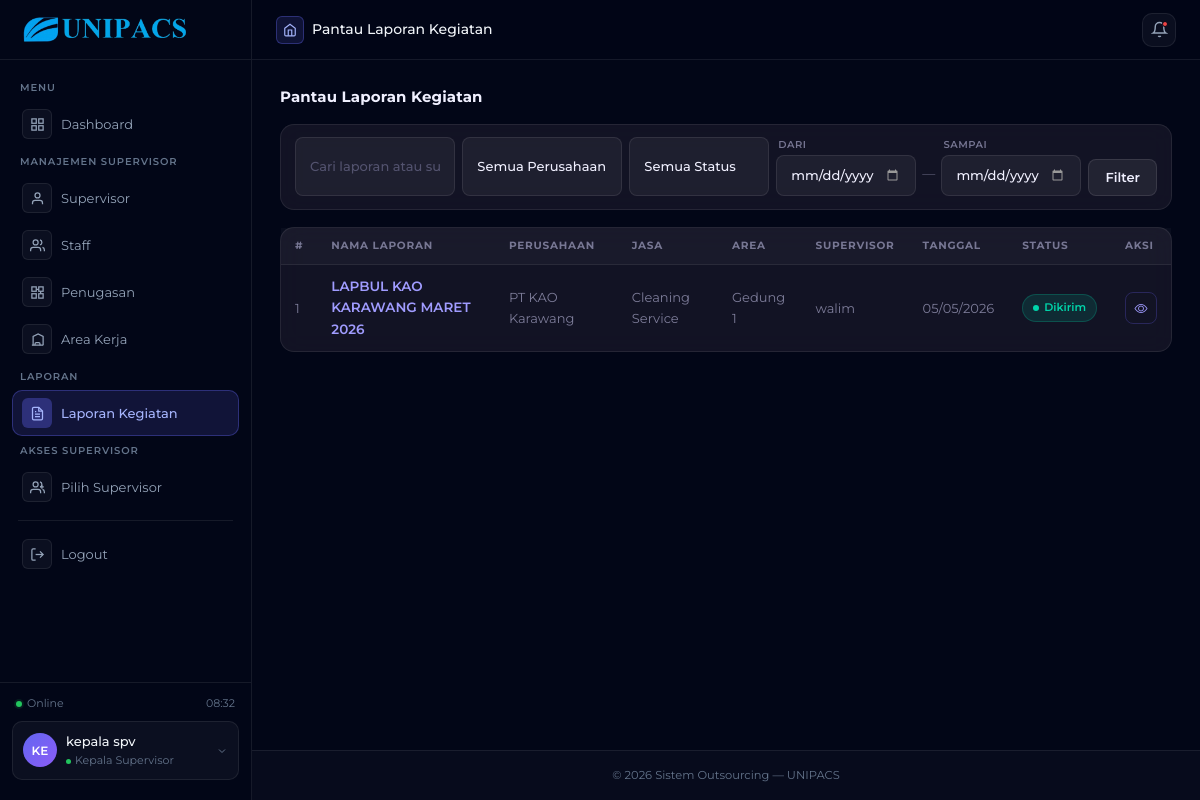
Page /kepala/laporan/ (signed in) on the committed database.
### outsourcing/models.py (models this page shows, shortened)
class User(AbstractUser):
    role = models.CharField(
        max_length=30,
        choices=RoleChoices.choices,
        default=RoleChoices.STAFF,
    )
    nama_lengkap = models.CharField(max_length=150, blank=True)
    jenis_kelamin = models.CharField(
        max_length=1,
        choices=GenderChoices.choices,
        blank=True,
        null=True,
    )
    nik = models.CharField(
        max_length=20,
        blank=True,
        null=True,
        help_text='NIK / ID Karyawan (contoh: 202403157)',
    )
    telepon      = models.CharField(
        max_length=20,
        blank=True,
        validators=[telepon_validator],
    )
    foto_profil  = models.ImageField(
        upload_to='foto_profil/',
        blank=True,
        null=True,
    )
    dibuat_pada  = models.DateTimeField(auto_now_add=True)
    diubah_pada  = models.DateTimeField(auto_now=True)
    class Meta:
        verbose_name        = 'Pengguna'
        verbose_name_plural = 'Pengguna'
        ordering            = ['nama_lengkap']

class LaporanKegiatan(models.Model):
    perusahaan    = models.ForeignKey(
        Perusahaan,
        on_delete=models.CASCADE,
        related_name='laporan_kegiatan',
    )
    jenis_jasa    = models.ForeignKey(
        JenisJasa,
        on_delete=models.CASCADE,
        related_name='laporan_kegiatan',
    )
    area = models.ForeignKey(
    AreaKerja,
    on_delete=models.SET_NULL,  # ← ganti dari CASCADE ke SET_NULL
    null=True,                   # ← tambah
    blank=True,                  # ← tambah
    related_name='laporan_kegiatan',
    )
    supervisor    = models.ForeignKey(
        User,
        on_delete=models.CASCADE,
        related_name='laporan_yang_dibuat',
        limit_choices_to={'role': RoleChoices.SUPERVISOR},
    )
    nama_laporan    = models.CharField(max_length=200)
    tanggal_laporan = models.DateField()
    status          = models.CharField(
        max_length=20,
        choices=StatusLaporan.choices,
        default=StatusLaporan.DRAFT,
    )
    catatan         = models.TextField(blank=True)
    dibuat_pada     = models.DateTimeField(auto_now_add=True)
    diubah_pada     = models.DateTimeField(auto_now=True)
    objects = models.Manager()
    class Meta:
        verbose_name        = 'Laporan Kegiatan'
        verbose_name_plural = 'Laporan Kegiatan'
        ordering            = ['-tanggal_laporan', 'perusahaan']
        indexes             = [
            models.Index(fields=['status'], name='idx_laporan_status'),
            models.Index(fields=['perusahaan', 'tanggal_laporan'], name='idx_laporan_perusahaan_tgl'),
            models.Index(fields=['supervisor', 'status'], name='idx_laporan_supervisor_status'),
        ]

class Perusahaan(models.Model):
    nama_perusahaan = models.CharField(max_length=200)
    alamat          = models.TextField()
    telepon         = models.CharField(max_length=20, blank=True)
    email           = models.EmailField(blank=True)
    jenis_jasa      = models.ManyToManyField(
        JenisJasa,
        related_name='perusahaan',
        blank=True,
    )
    customer        = models.OneToOneField(
        User,
        on_delete=models.SET_NULL,
        null=True,
        blank=True,
        related_name='perusahaan_customer',
        limit_choices_to={'role': RoleChoices.CUSTOMER},
    )
    foto_perusahaan  = models.ImageField(
        upload_to='foto_perusahaan/',
        blank=True,
        null=True,
    )
    is_active    = models.BooleanField(default=True)
    dibuat_pada = models.DateTimeField(auto_now_add=True)
    diubah_pada = models.DateTimeField(auto_now=True)
    objects = models.Manager()
    aktif   = AktifManager()
    class Meta:
        verbose_name        = 'Perusahaan'
        verbose_name_plural = 'Perusahaan'
        ordering            = ['nama_perusahaan']

class JenisJasa(models.Model):
    nama_jasa   = models.CharField(max_length=100, unique=True)
    deskripsi   = models.TextField(blank=True)
    is_active    = models.BooleanField(default=True)
    dibuat_pada = models.DateTimeField(auto_now_add=True)
    diubah_pada = models.DateTimeField(auto_now=True)
    objects = models.Manager()
    aktif   = AktifManager()
    class Meta:
        verbose_name        = 'Jenis Jasa'
        verbose_name_plural = 'Jenis Jasa'
        ordering            = ['nama_jasa']

class AreaKerja(models.Model):
    perusahaan  = models.ForeignKey(
        Perusahaan,
        on_delete=models.CASCADE,
        related_name='area_kerja',
    )
    supervisor  = models.ForeignKey(
        User,
        on_delete=models.SET_NULL,
        null=True,
        blank=True,
        related_name='area_kerja_saya',
        limit_choices_to={'role': RoleChoices.SUPERVISOR},
    )
    nama_area   = models.CharField(max_length=150)
    keterangan  = models.TextField(blank=True)
    is_active    = models.BooleanField(default=True)
    dibuat_pada = models.DateTimeField(auto_now_add=True)
    diubah_pada = models.DateTimeField(auto_now=True)
    objects = models.Manager()
    aktif   = AktifManager()
    class Meta:
        verbose_name        = 'Area Kerja'
        verbose_name_plural = 'Area Kerja'
        ordering            = ['perusahaan', 'nama_area']
        unique_together     = ['perusahaan', 'nama_area']

### outsourcing/views/kepala_supervisor/laporan.py (the view)
@kepala_supervisor_required
def laporan_list(request):
    user = request.user
    q           = request.GET.get('q', '').strip()
    perusahaan  = request.GET.get('perusahaan', '').strip()
    status      = request.GET.get('status', '').strip()
    tgl_dari    = request.GET.get('tgl_dari', '').strip()
    tgl_sampai  = request.GET.get('tgl_sampai', '').strip()
    supervisor_ids = SupervisorPerusahaan.objects.filter(
        kepala_supervisor=user,
        is_active=True,
    ).values_list('supervisor_id', flat=True)
    laporan = LaporanKegiatan.objects.filter(
        supervisor_id__in=supervisor_ids
    ).select_related(
        'perusahaan', 'jenis_jasa', 'area', 'supervisor'
    ).order_by('-tanggal_laporan')
    if q:
        laporan = laporan.filter(
            Q(nama_laporan__icontains=q) |
            Q(perusahaan__nama_perusahaan__icontains=q) |
            Q(supervisor__nama_lengkap__icontains=q)
        )
    if perusahaan:
        laporan = laporan.filter(perusahaan__pk=perusahaan)
    if status:
        laporan = laporan.filter(status=status)
    if tgl_dari:
        laporan = laporan.filter(tanggal_laporan__gte=tgl_dari)
    if tgl_sampai:
        laporan = laporan.filter(tanggal_laporan__lte=tgl_sampai)
    perusahaan_ids = SupervisorPerusahaan.objects.filter(
        kepala_supervisor=user, is_active=True
    ).values_list('perusahaan_id', flat=True)
    context = {
        'laporan_list'   : laporan,
        'perusahaan_list': Perusahaan.objects.filter(pk__in=perusahaan_ids),
        'status_choices' : LaporanKegiatan._meta.get_field('status').choices,
        'filter'         : {
            'q'         : q,
            'perusahaan': int(perusahaan) if perusahaan.isdigit() else '',  # ← fix
            'status'    : status,
            'tgl_dari'  : tgl_dari,
            'tgl_sampai': tgl_sampai,
        },
        'page_title': 'Pantau Laporan Kegiatan',
    }
    return render(request, 'kepala_supervisor/laporan/list.html', context)

### outsourcing/templates/kepala_supervisor/laporan/list.html (shortened to what this page needs)
{% extends 'kepala_supervisor/base_kepala.html' %}
{% load static %}
{% block extra_css %}
<link rel="stylesheet" href="{% static 'css/kepala_spv/laporan_list.css' %}">
{% endblock %}
{% block content %}
<div class="page-header">
    <h5>Pantau Laporan Kegiatan</h5>
</div>
<div class="search-card">
    <form method="get" class="d-flex gap-2 flex-wrap">
        <input type="text" name="q" value="{{ filter.q }}"
            class="form-control form-control-sm" style="min-width:150px;flex:1;"
            placeholder="Cari laporan atau supervisor...">
        <select name="perusahaan" class="form-select form-select-sm" style="max-width:160px;">
            <option value="">Semua Perusahaan</option>
        </select>
        <select name="status" class="form-select form-select-sm" style="max-width:140px;">
            <option value="">Semua Status</option>
        </select>
        <div style="display:flex;align-items:center;gap:6px;flex-wrap:wrap;">
            <div style="display:flex;flex-direction:column;gap:2px;">
                <label style="font-size:10px;font-weight:600;letter-spacing:.05em;text-transform:uppercase;color:rgba(160,160,192,0.7);padding-left:2px;">Dari</label>
                <input type="date" name="tgl_dari" value="{{ filter.tgl_dari }}"
                    class="form-control form-control-sm" style="max-width:140px;">
            </div>
            <div style="color:rgba(160,160,192,0.5);font-size:13px;margin-top:14px;">—</div>
            <div style="display:flex;flex-direction:column;gap:2px;">
                <label style="font-size:10px;font-weight:600;letter-spacing:.05em;text-transform:uppercase;color:rgba(160,160,192,0.7);padding-left:2px;">Sampai</label>
                <input type="date" name="tgl_sampai" value="{{ filter.tgl_sampai }}"
                    class="form-control form-control-sm" style="max-width:140px;">
            </div>
        </div>
        <div style="display:flex;align-items:flex-end;gap:6px;">
            <button class="btn btn-sm btn-secondary">Filter</button>
        </div>
    </form>
</div>
<div class="table-card">
    <div class="table-responsive">
        <table class="table mb-0">
            <thead>
                <tr>
                    <th>#</th>
                    <th>Nama Laporan</th>
                    <th>Perusahaan</th>
                    <th>Jasa</th>
                    <th>Area</th>
                    <th>Supervisor</th>
                    <th>Tanggal</th>
                    <th>Status</th>
                    <th>Aksi</th>
                </tr>
            </thead>
            <tbody>
                {% for l in laporan_list %}
                <tr>
                    <td class="cell-muted">{{ forloop.counter }}</td>
                    <td>
                        <a href="{% url 'kepala_laporan_detail' l.pk %}" class="laporan-link">
                            {{ l.nama_laporan }}
                        </a>
                    </td>
                    <td class="cell-muted">{{ l.perusahaan.nama_perusahaan }}</td>
                    <td class="cell-muted">{{ l.jenis_jasa.nama_jasa }}</td>
                    <td class="cell-muted">{{ l.area.nama_area }}</td>
                    <td class="cell-muted">{{ l.supervisor.nama_lengkap }}</td>
                    <td class="cell-muted">{{ l.tanggal_laporan|date:"d/m/Y" }}</td>
                    <td>
                        {% if l.status == 'draft' %}
                            <span class="status-badge status-draft">Draft</span>
                        {% elif l.status == 'selesai' %}
                            <span class="status-badge status-selesai">Selesai</span>
                        {% elif l.status == 'dikirim_customer' %}
                            <span class="status-badge status-dikirim">Dikirim</span>
                        {% endif %}
                    </td>
                    <td>
                        <a href="{% url 'kepala_laporan_detail' l.pk %}" class="action-btn view">
                            <i class="bi bi-eye"></i>
                        </a>
                    </td>
                </tr>
                {% endfor %}
            </tbody>
        </table>
    </div>
</div>
{% endblock %}

### outsourcing/templates/base/base.html (shortened to what this page needs)
{% load static %}
<!DOCTYPE html>
<html lang="id">
<head>
    <link href="https://cdn.jsdelivr.net/npm/bootstrap@5.3.2/dist/css/bootstrap.min.css" rel="stylesheet">
    <link href="https://cdn.jsdelivr.net/npm/bootstrap-icons@1.11.3/font/bootstrap-icons.css" rel="stylesheet">
    <link rel="stylesheet" href="https://cdnjs.cloudflare.com/ajax/libs/font-awesome/6.4.0/css/all.min.css">
    <link href="{% static 'css/base.css' %}" rel="stylesheet">
    {% block extra_css %}{% endblock %}
</head>
<body>
<div class="orb two"></div>
<div class="orb three"></div>
<div class="app-shell">
<div class="sidebar" id="sidebar">
    <div class="sidebar-logo">
        <div class="logo-mark">
            <img src="{% static 'image/logo.png' %}" alt="UNIPACS Logo">
        </div>
    </div>
    <div class="sidebar-nav">
        {% block sidebar %}{% endblock %}
        <div class="nav-divider"></div>
        <form method="post" action="{% url 'logout' %}">
            <button type="submit" class="nav-link logout-nav-btn">
                <div class="nav-icon">
                    <svg viewBox="0 0 24 24" fill="none" stroke="currentColor" stroke-width="2">
                        <path d="M9 21H5a2 2 0 0 1-2-2V5a2 2 0 0 1 2-2h4"/>
                        <polyline points="16 17 21 12 16 7"/>
                        <line x1="21" y1="12" x2="9" y2="12"/>
                    </svg>
                </div>
                <span class="nav-label">Logout</span>
            </button>
        </form>
    </div>
    <div class="sidebar-footer">
        <div class="system-status">
            <div class="status-pill">
                <div class="status-dot online"></div>
                <span>Online</span>
            </div>
            <div class="sidebar-clock" id="clock">00:00</div>
        </div>
        <div class="user-card">
            <div class="user-avatar">
                {{ request.user.nama_lengkap|default:request.user.username|slice:":2"|upper }}
            </div>
            <div class="user-info">
                <div class="user-name">
                    {{ request.user.nama_lengkap|default:request.user.username }}
                </div>
                <div class="user-role">
                    <div class="role-badge-dot"></div>
                    <span>{{ request.user.get_role_display }}</span>
                </div>
            </div>
            <div class="user-chevron">
                <svg width="12" height="12" viewBox="0 0 24 24" fill="none" stroke="currentColor" stroke-width="2">
                    <polyline points="6 9 12 15 18 9"/>
                </svg>
            </div>
        </div>
    </div>
</div>
    <div class="main-area">
        <div class="top-header">
            <div class="page-breadcrumb">
                <div class="breadcrumb-icon">
                    <svg viewBox="0 0 24 24" fill="none" stroke="currentColor" stroke-width="2">
                        <path d="M3 9l9-7 9 7v11a2 2 0 0 1-2 2H5a2 2 0 0 1-2-2z"/>
                        <polyline points="9 22 9 12 15 12 15 22"/>
                    </svg>
                </div>
                <div class="page-title">{{ page_title }}</div>
            </div>
            <div class="header-actions">
                <button class="header-btn">
                    <svg viewBox="0 0 24 24" fill="none" stroke="currentColor" stroke-width="2">
                        <path d="M18 8A6 6 0 0 0 6 8c0 7-3 9-3 9h18s-3-2-3-9"/>
                        <path d="M13.73 21a2 2 0 0 1-3.46 0"/>
                    </svg>
                    <div class="notif-dot"></div>
                </button>
            </div>
        </div>
        <div class="page-content">
            {% block content %}{% endblock %}
        </div>
        <footer class="main-footer">
            <div class="footer-content">
                <p>© {% now "Y" %} Sistem Outsourcing — UNIPACS</p>
            </div>
        </footer>
    </div>
</div>
</body>
</html>

### rows in the picture
User: user.nama_lengkap "KE", user.nama_lengkap "kepala spv", user.role "Kepala Supervisor"
LaporanKegiatan: nama_laporan "LAPBUL KAO KARAWANG MARET 2026", perusahaan.nama_perusahaan "PT KAO Karawang", jenis_jasa.nama_jasa "Cleaning Service", area.nama_area "Gedung 1", supervisor.nama_lengkap "walim", tanggal_laporan "05/05/2026", status "Dikirim"

### other values in the picture
{{ page_title }} "Pantau Laporan Kegiatan"
